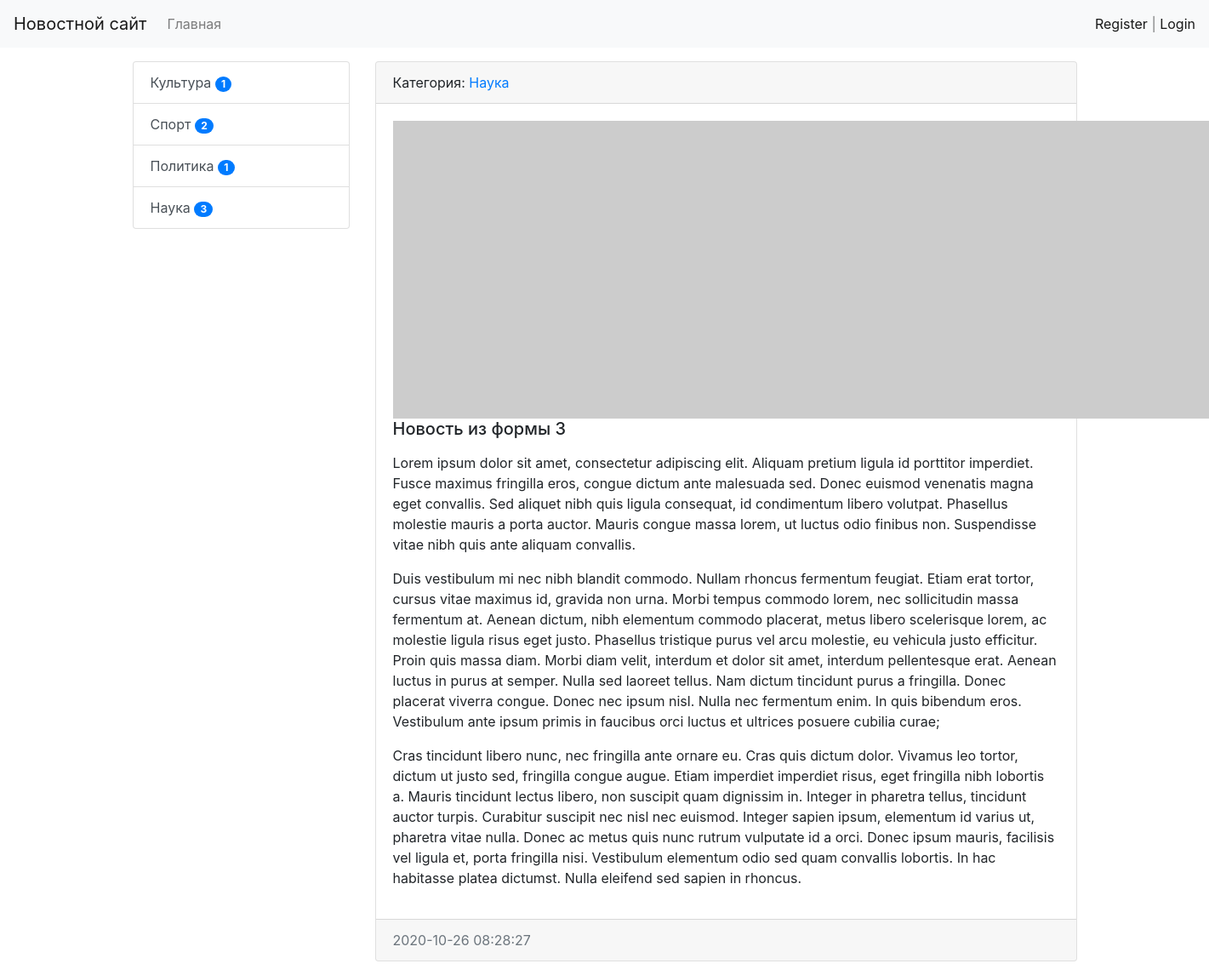
Screenshot of /news/7 with the database file from the repository.
### news/models.py (models this page shows, shortened)
class Category(models.Model):
    title = models.CharField(max_length=150, db_index=True, verbose_name='Наименование категории')
    def get_absolute_url(self):
        return reverse('category', kwargs={'category_id': self.pk})
    def __str__(self):
        return self.title
    class Meta:
        verbose_name = 'Категория'
        verbose_name_plural = 'Категории'
        ordering = ['title']

class News(models.Model):
    title = models.CharField(max_length=150, verbose_name='Наименование')
    content = models.TextField(blank=True, verbose_name='Контент')
    created_at = models.DateTimeField(auto_now_add=True, verbose_name='Опубликовано')
    updated_at = models.DateTimeField(auto_now=True, verbose_name='Обновлено')
    photo = models.ImageField(upload_to='photos/%Y/%m/%d/', verbose_name='Фото', blank=True)
    is_published = models.BooleanField(default=True, verbose_name='Доступно')
    category = models.ForeignKey('Category', on_delete=models.PROTECT, verbose_name='Категория')
    views = models.IntegerField(default=0)
    class Meta:
        verbose_name = 'Новость'
        verbose_name_plural = 'Новости'
        ordering = ['-created_at']

### news/views.py (the view)
# urls.py: path('news/<int:pk>', ViewNews.as_view(), name='view_news'),
class ViewNews(DetailView):
    model = News
    context_object_name = 'news_item'

### news/templatetags/news_tags.py (called while the page is built)
@register.inclusion_tag('news/list_categories.html')
def show_categories():
    categories = Category.objects.annotate(cnt=Count('news', filter=F('news__is_published'))).filter(cnt__gt=0)
    return {"categories": categories}

### news/templates/news/news_detail.html (shortened to what this page needs)
{% extends 'base.html' %}
{% block sidebar %}
  {% include 'inc/_sidebar.html' %}
{% endblock %}
{% block content %}
<div class="card mb-3">
  <div class="card-header">
    Категория: <a href="{{ news_item.category.get_absolute_url }}">{{ news_item.category }}</a>
  </div>
  <div class="card-body">
      {% if news_item.photo %}
        <img src="{{ news_item.photo.url }}" alt="" width="350px" height="200px" class="float-left mr-3">
      {% else %}
        <img src="https://picsum.photos/id/1060/350/200?blur=2" alt="" class="float-left mr-3">
      {% endif %}
        <h5 class="card-title">{{ news_item.title }}</h5>
        <p class="card-text">{{ news_item.content|linebreaks }}</p>
  </div>
  <div class="card-footer text-muted">
    {{ news_item.created_at|date:"Y-m-d H:i:s" }}
  </div>
</div>
{% endblock %}

### news/templates/news/list_categories.html
<div class="list-group">
  {% for item in categories %}
  <a href="{{ item.get_absolute_url }}" class="list-group-item list-group-item-action">{{ item.title }}  <span class="badge badge-primary badge-pill">{{ item.cnt }}</span></a>
  {% endfor %}
</div>

### rows the page displays
Category: title "Культура", cnt "1"
Category: title "Спорт", cnt "2"
Category: title "Политика", cnt "1"
Category: title "Наука", cnt "3"
News: category "Наука", title "Новость из формы 3", content "Lorem ipsum dolor sit amet, consectetur adipiscing elit. Aliquam pretium ligula id porttitor imperdiet. Fusce maximus fringilla eros, congue dictum ante malesuada sed. Donec euismod venenatis magna eget convallis. Sed aliquet nibh quis ligula consequat, id condimentum libero volutpat. Phasellus molestie mauris a porta auctor. Mauris congue massa lorem, ut luctus odio finibus non. Suspendisse vitae nibh quis ante aliquam convallis. Duis vestibulum mi nec nibh blandit commodo. Nullam rhoncus fermentum feugiat. Etiam erat tortor, cursus vitae maximus id, gravida non urna. Morbi tempus commodo lorem, nec sollicitudin massa fermentum at. Aenean dictum, nibh elementum commodo placerat, metus…", created_at "2020-10-26 08:28:27"
